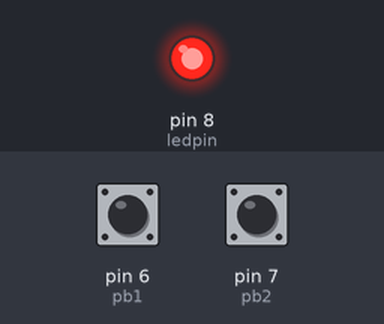
Bench run of a sketch on a simulated Arduino Uno, built with avr-gcc and run on an emulated ATmega328P. Shown: output pins drawn as LEDs (lit = HIGH). The inputs (shaded band) are chosen by the test bench; at power-on: pin 6 (pb1) LOW, pin 7 (pb2) LOW.

Above: at 1.2 s.
1.3 s: pin 6 (pb1) driven HIGH
At 2.1 s:
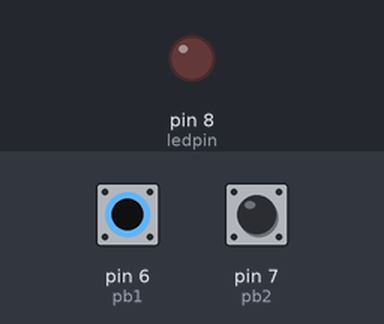
2.8 s: pin 6 (pb1) driven LOW
At 3.3 s:
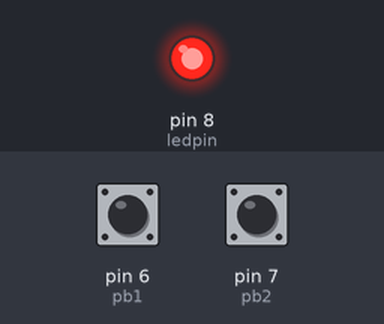
4.3 s: pin 7 (pb2) driven HIGH
At 5.6 s:
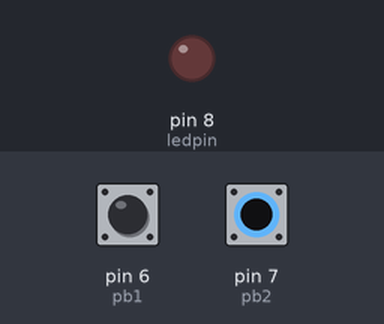
Timing chart, 0 to 7.3 s (numbered marks = the images above; inputs shaded):
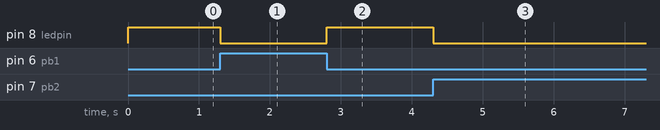

Measured:
- after the input at 1.3 s, pin 8 (ledpin): HIGH → LOW at once
- after the input at 2.8 s, pin 8 (ledpin): LOW → HIGH at once
- after the input at 4.3 s, pin 8 (ledpin): HIGH → LOW at once

The sketch:

sketch.ino
```cpp
// Pin Configration
const int pb1 = 6;     // the number of the pushbutton pin-01
const int pb2 = 7;     // the number of the pushbutton pin-02
const int ledpin = 8;      // the number of the LED pin

// variables will change:
int cond1 = 0;         // variable for reading the pushbutton status
int cond2 = 0;         // variable for reading the pushbutton status

void setup(void)
{
    // initialize the LED pin as an output:
    pinMode(ledpin, OUTPUT);
    // initialize the pushbutton pin as an input:
    pinMode(pb1, INPUT);
    pinMode(pb2, INPUT);
}

void loop(void)
{
    // read the state of the pushbutton value:
    cond1 = digitalRead(pb1);
    cond2 = digitalRead(pb2);

    // check if the pushbutton is pressed.
    //If it is, the buttonState is HIGH:
    if (cond1 == LOW && cond2 == LOW){
        // turn LED on:
        digitalWrite(ledpin, HIGH);
    }
    else{
        // turn LED off:
        digitalWrite(ledpin, LOW);
    }
}
```
